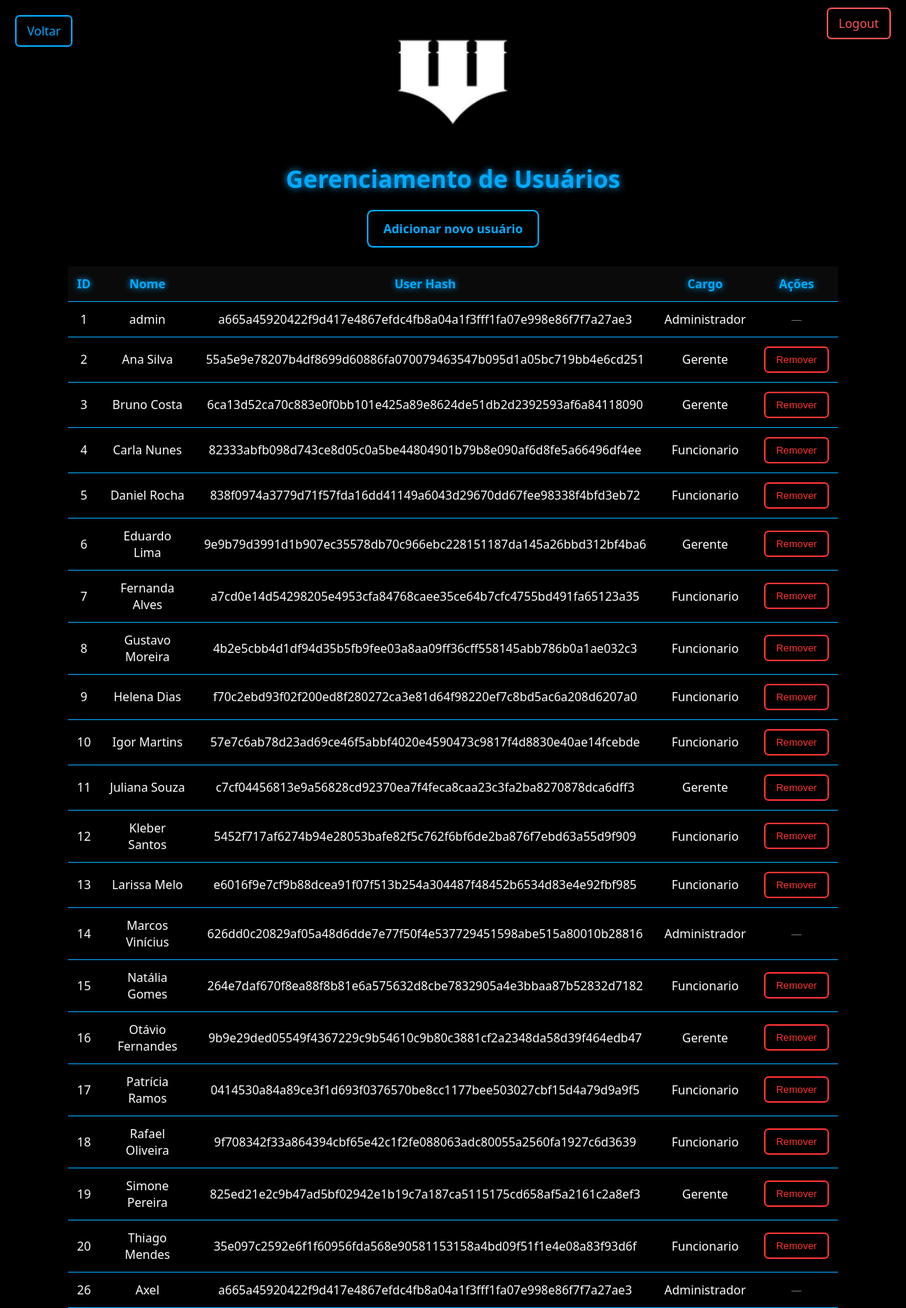
/usuarios (signed in), run on the app's committed database.
### tables this page shows
CREATE TABLE usuarios (
  id INTEGER PRIMARY KEY AUTOINCREMENT,
  nome TEXT NOT NULL,
  senha TEXT NOT NULL,
  tipo TEXT NOT NULL
);

### myproject/main.py (the view)
@app.route("/usuarios")
def usuarios():
    if 'token' not in session:
        return redirect(url_for('login'))
    if not admin_check():
        return "Acesso negado: você não tem permissão para acessar essa pagina.", 403
    return usuarios_funcao()

### myproject/usuarios.py (called while the page is built)
def admin_check():
    return session.get("permissao") in ["Administrador"]

def get_usuarios():
    conn = sqlite3.connect("banco.db")
    cursor = conn.cursor()
    cursor.execute(""" SELECT id, nome, senha, tipo FROM usuarios """)
    dados = cursor.fetchall()
    conn.close()
    return dados

def usuarios_funcao():
    usuarios = get_usuarios()
    permissao = admin_check()
    return render_template("usuarios.html", usuarios=usuarios, permissao=permissao)

### myproject/templates/usuarios.html (shortened to what this page needs)
<!DOCTYPE html>
<html lang="pt-BR">
<head>
    <link rel="stylesheet" href="{{ url_for('static', filename='usuarios.css') }}">
</head>
<body>
{% if session.get('usuario') %}
    <div class="logout-container">
        <a href="/logout" class="logout-button">Logout</a>
    </div>
    <a href="{{ url_for('home') }}" class="btn-voltar-home">Voltar</a>
{% endif %}
<div class="container">
    <img src="{{ url_for('static', filename='imagens/wayne_logo.png') }}"
         alt="Wayne Industries" class="logo">
    <h1>Gerenciamento de Usuários</h1>
    <a href="/usuarios/add" class="btn-add-item">Adicionar novo usuário</a>
    <table>
        <thead>
            <tr>
                <th>ID</th>
                <th>Nome</th>
                <th>User Hash</th>
                <th>Cargo</th>
                <th>Ações</th>
            </tr>
        </thead>
        <tbody>
            {% for usuario in usuarios %}
            <tr>
                <td>{{ usuario[0] }}</td>
                <td>{{ usuario[1] }}</td>
                <td>{{ usuario[2] }}</td>
                <td>{{ usuario[3] }}</td>
                <td>
                    {% if usuario[3] != "Administrador" %}
                        <a href="/usuarios/delete/{{ usuario[0] }}">
                            <button class="btn-remover">Remover</button>
                        </a>
                    {% else %}
                        <span class="no-action">—</span>
                    {% endif %}
                </td>
            </tr>
            {% endfor %}
        </tbody>
    </table>
</div>
</body>
</html>

### myproject/static/usuarios.css (style rules this page uses)
body { background-color: #000; color: #fff; font-family: 'Segoe UI', Tahoma, Geneva, Verdana, sans-serif; margin: 0; padding: 0; }
.container { text-align: center; margin-top: 50px; }
.logo { width: 150px; margin-bottom: 20px; }
h1 { font-size: 2rem; margin-bottom: 20px; color: #0af; text-shadow: 0 0 10px #0af; }
.btn-voltar-home { position: absolute; top: 20px; left: 20px; color: #0af; border: 2px solid #0af; padding: 8px 14px; border-radius: 6px; text-decoration: none; transition: .3s; }
.logout-container { position: absolute; top: 20px; right: 20px; }
.logout-button { color: #f55; border: 2px solid #f55; padding: 8px 14px; border-radius: 6px; text-decoration: none; transition: .3s; }
.btn-add-item { display: inline-block; background-color: #000; border: 2px solid #0af; color: #0af; padding: 12px 20px; border-radius: 8px; text-decoration: none; font-weight: bold; margin-bottom: 25px; transition: 0.3s; }
table { width: 85%; margin: 0 auto; border-collapse: collapse; color: white; }
table th, table td { border-bottom: 1px solid #0af; padding: 12px; }
table th { background-color: #0a0a0a; color: #0af; text-shadow: 0 0 8px #0af; }
.btn-remover { background-color: #000; border: 2px solid #f33; color: #f33; padding: 8px 14px; border-radius: 6px; cursor: pointer; transition: .3s; }
.no-action { color: #666; font-size: 0.9rem; }

### data on the page
usuarios: id "1", nome "admin", senha "a665a45920422f9d417e4867efdc4fb8a04a1f3fff1fa07e998e86f7f7a27ae3", tipo "Administrador"
usuarios: id "2", nome "Ana Silva", senha "55a5e9e78207b4df8699d60886fa070079463547b095d1a05bc719bb4e6cd251", tipo "Gerente"
usuarios: id "3", nome "Bruno Costa", senha "6ca13d52ca70c883e0f0bb101e425a89e8624de51db2d2392593af6a84118090", tipo "Gerente"
usuarios: id "4", nome "Carla Nunes", senha "82333abfb098d743ce8d05c0a5be44804901b79b8e090af6d8fe5a66496df4ee", tipo "Funcionario"
usuarios: id "5", nome "Daniel Rocha", senha "838f0974a3779d71f57fda16dd41149a6043d29670dd67fee98338f4bfd3eb72", tipo "Funcionario"
usuarios: id "6", nome "Eduardo Lima", senha "9e9b79d3991d1b907ec35578db70c966ebc228151187da145a26bbd312bf4ba6", tipo "Gerente"
usuarios: id "7", nome "Fernanda Alves", senha "a7cd0e14d54298205e4953cfa84768caee35ce64b7cfc4755bd491fa65123a35", tipo "Funcionario"
usuarios: id "8", nome "Gustavo Moreira", senha "4b2e5cbb4d1df94d35b5fb9fee03a8aa09ff36cff558145abb786b0a1ae032c3", tipo "Funcionario"
usuarios: id "9", nome "Helena Dias", senha "f70c2ebd93f02f200ed8f280272ca3e81d64f98220ef7c8bd5ac6a208d6207a0", tipo "Funcionario"
usuarios: id "10", nome "Igor Martins", senha "57e7c6ab78d23ad69ce46f5abbf4020e4590473c9817f4d8830e40ae14fcebde", tipo "Funcionario"
usuarios: id "11", nome "Juliana Souza", senha "c7cf04456813e9a56828cd92370ea7f4feca8caa23c3fa2ba8270878dca6dff3", tipo "Gerente"
usuarios: id "12", nome "Kleber Santos", senha "5452f717af6274b94e28053bafe82f5c762f6bf6de2ba876f7ebd63a55d9f909", tipo "Funcionario"
usuarios: id "13", nome "Larissa Melo", senha "e6016f9e7cf9b88dcea91f07f513b254a304487f48452b6534d83e4e92fbf985", tipo "Funcionario"
usuarios: id "14", nome "Marcos Vinícius", senha "626dd0c20829af05a48d6dde7e77f50f4e537729451598abe515a80010b28816", tipo "Administrador"
usuarios: id "15", nome "Natália Gomes", senha "264e7daf670f8ea88f8b81e6a575632d8cbe7832905a4e3bbaa87b52832d7182", tipo "Funcionario"
usuarios: id "16", nome "Otávio Fernandes", senha "9b9e29ded05549f4367229c9b54610c9b80c3881cf2a2348da58d39f464edb47", tipo "Gerente"
usuarios: id "17", nome "Patrícia Ramos", senha "0414530a84a89ce3f1d693f0376570be8cc1177bee503027cbf15d4a79d9a9f5", tipo "Funcionario"
usuarios: id "18", nome "Rafael Oliveira", senha "9f708342f33a864394cbf65e42c1f2fe088063adc80055a2560fa1927c6d3639", tipo "Funcionario"
usuarios: id "19", nome "Simone Pereira", senha "825ed21e2c9b47ad5bf02942e1b19c7a187ca5115175cd658af5a2161c2a8ef3", tipo "Gerente"
usuarios: id "20", nome "Thiago Mendes", senha "35e097c2592e6f1f60956fda568e90581153158a4bd09f51f1e4e08a83f93d6f", tipo "Funcionario"
usuarios: id "26", nome "Axel", senha "a665a45920422f9d417e4867efdc4fb8a04a1f3fff1fa07e998e86f7f7a27ae3", tipo "Administrador"
